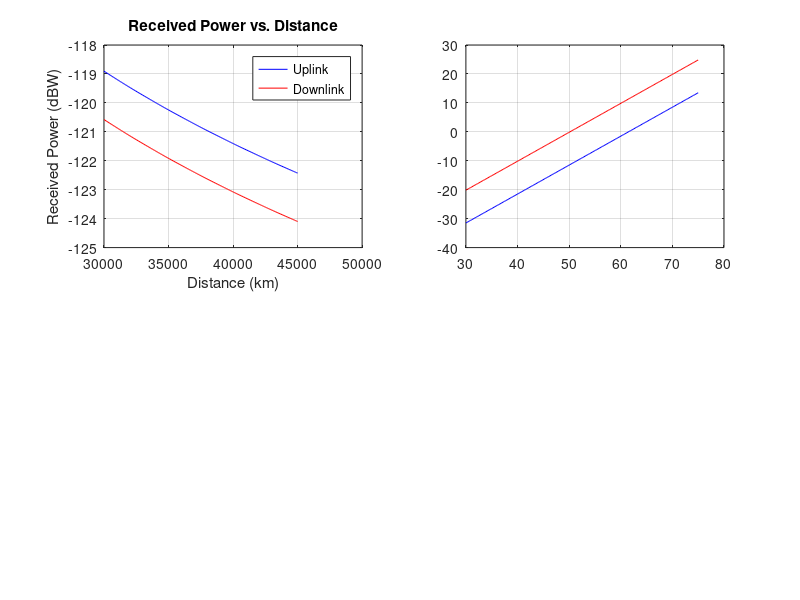

MATLAB code for this plot: (Note: this script raises an error after producing the figure.)
clc; clear; close all;

Pt = [20; 10]; Gt = [45; 35]; f = [14; 12]; d = 36000; Gr = [30; 40]; L = 2;
N = -125; CN_req = 10;
mg = @(Pr) Pr - N - CN_req;

EIRP = 10*log10(Pt) + Gt - L;
FSL  = 92.45 + 20*log10(f) + 20*log10(d);
Pr   = EIRP - FSL + Gr;
CN   = Pr - N;
M    = CN - CN_req;

fprintf('\n             Uplink    Downlink\n');
fprintf('EIRP (dBW):  %7.2f   %7.2f\n', EIRP);
fprintf('FSL (dB):    %7.2f   %7.2f\n', FSL);
fprintf('Pr (dBW):    %7.2f   %7.2f\n', Pr);
fprintf('C/N (dB):    %7.2f   %7.2f\n', CN);
fprintf('Margin (dB): %7.2f   %7.2f\n', M);

d_r    = linspace(30000, 45000, 200);
EIRP_r = linspace(30, 75, 200);
Gr_r   = linspace(20, 50, 200);
FSL_r  = linspace(200, 212, 200);

Pr_d   = EIRP - (92.45 + 20*log10(f) + 20*log10(d_r)) + Gr;
M_EIRP = mg(EIRP_r - FSL + Gr);
M_Gr   = mg(EIRP - FSL + Gr_r);
M_FSL  = mg(EIRP - FSL_r + Gr);

figure;

subplot(2,2,1); plot(d_r, Pr_d(1,:), 'b', d_r, Pr_d(2,:), 'r'); grid on;
xlabel('Distance (km)'); ylabel('Received Power (dBW)'); title('Received Power vs. Distance');
legend('Uplink','Downlink');

subplot(2,2,2); plot(EIRP_r, M_EIRP(1,:), 'b', EIRP_r, M_EIRP(2,:), 'r'); grid on;
yline(0, 'k');
xlabel('EIRP (dBW)'); ylabel('Link Margin (dB)'); title('Link Margin vs. EIRP');
legend('Uplink','Downlink');

subplot(2,2,3); plot(Gr_r, M_Gr(1,:), 'b', Gr_r, M_Gr(2,:), 'r'); grid on;
yline(0, 'k');
xlabel('Receiver Gain (dB)'); ylabel('Link Margin (dB)'); title('Link Margin vs. Receiver Gain');
legend('Uplink','Downlink');

subplot(2,2,4); plot(FSL_r, M_FSL(1,:), 'b', FSL_r, M_FSL(2,:), 'r'); grid on;
yline(0, 'k');
xlabel('Free Space Loss (dB)'); ylabel('Link Margin (dB)'); title('Link Margin vs. Free Space Loss');
legend('Uplink','Downlink');
